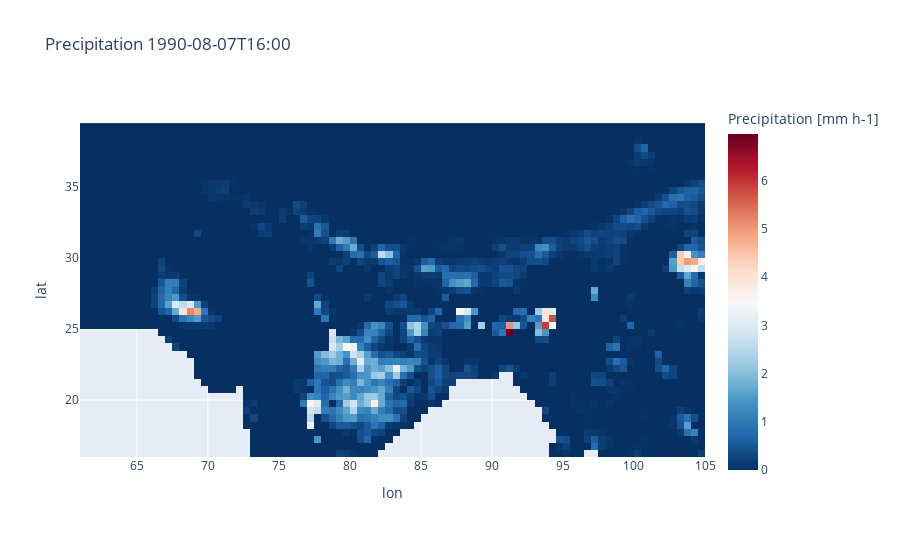

Notebook code cell kept with this figure:
### Code cell
colorbar_title = precipitation.attrs['long_name'] + '<br>(%s)'%precipitation.attrs['units']
fig = px.imshow(precipitation, color_continuous_scale='RdBu_r', aspect='equal', origin='lower',
    title= f'Precipitation {date}')
fig.show()

### Figure 1 — Plotly figure (JSON) as saved in the notebook; plotly's stock layout.template omitted (floating-point values rounded to 4 significant figures; data arrays with more than 128 entries replaced by an {"elided": "..."} marker saying what was removed)
{"data": [{"coloraxis": "coloraxis", "hovertemplate": "lon: %{x}<br>lat: %{y}<br>Precipitation [mm h-1]: %{z}<extra></extra>", "name": "0", "type": "heatmap", "x": [61.25, 61.75, 62.25, 62.75, 63.25, 63.75, 64.25, 64.75, 65.25, 65.75, 66.25, 66.75, 67.25, 67.75, 68.25, 68.75, 69.25, 69.75, 70.25, 70.75, 71.25, 71.75, 72.25, 72.75, 73.25, 73.75, 74.25, 74.75, 75.25, 75.75, 76.25, 76.75, 77.25, 77.75, 78.25, 78.75, 79.25, 79.75, 80.25, 80.75, 81.25, 81.75, 82.25, 82.75, 83.25, 83.75, 84.25, 84.75, 85.25, 85.75, 86.25, 86.75, 87.25, 87.75, 88.25, 88.75, 89.25, 89.75, 90.25, 90.75, 91.25, 91.75, 92.25, 92.75, 93.25, 93.75, 94.25, 94.75, 95.25, 95.75, 96.25, 96.75, 97.25, 97.75, 98.25, 98.75, 99.25, 99.75, 100.2, 100.8, 101.2, 101.8, 102.2, 102.8, 103.2, 103.8, 104.2, 104.8], "xaxis": "x", "y": [16.25, 16.75, 17.25, 17.75, 18.25, 18.75, 19.25, 19.75, 20.25, 20.75, 21.25, 21.75, 22.25, 22.75, 23.25, 23.75, 24.25, 24.75, 25.25, 25.75, 26.25, 26.75, 27.25, 27.75, 28.25, 28.75, 29.25, 29.75, 30.25, 30.75, 31.25, 31.75, 32.25, 32.75, 33.25, 33.75, 34.25, 34.75, 35.25, 35.75, 36.25, 36.75, 37.25, 37.75, 38.25, 38.75, 39.25], "yaxis": "y", "z": {"elided": "47x88 float values"}}], "layout": {"coloraxis": {"colorbar": {"title": {"text": "Precipitation [mm h-1]"}}, "colorscale": [[0, "rgb(5,48,97)"], [0.1, "rgb(33,102,172)"], [0.2, "rgb(67,147,195)"], [0.3, "rgb(146,197,222)"], [0.4, "rgb(209,229,240)"], [0.5, "rgb(247,247,247)"], [0.6, "rgb(253,219,199)"], [0.7, "rgb(244,165,130)"], [0.8, "rgb(214,96,77)"], [0.9, "rgb(178,24,43)"], [1, "rgb(103,0,31)"]]}, "title": {"text": "Precipitation 1990-08-07T16:00"}, "xaxis": {"anchor": "y", "constrain": "domain", "domain": [0, 1], "scaleanchor": "y", "title": {"text": "lon"}}, "yaxis": {"anchor": "x", "autorange": true, "constrain": "domain", "domain": [0, 1], "title": {"text": "lat"}}}}
